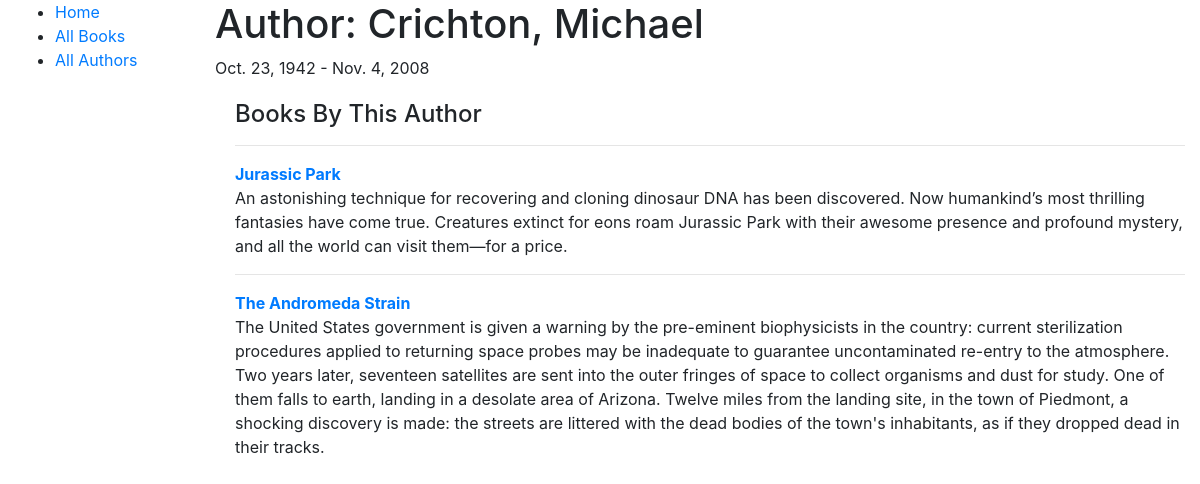
The app's page /catalog/author/1 with its own data.
### catalog/models.py (models this page shows, shortened)
class Author(models.Model):
    first_name = models.CharField(max_length = 100)
    last_name = models.CharField(max_length = 100)
    date_of_birth = models.DateField(null = True, blank = True)
    date_of_death = models.DateField('Death', null = True, blank = True)
    class Meta:
        ordering = ['last_name','first_name']

class Book(models.Model):
    title = models.CharField(max_length = 200)
    author = models.ForeignKey('Author', on_delete = models.SET_NULL, null = True)
    summary = models.TextField(max_length = 1000, help_text = 'Enter a brief description of the book')
    isbn = models.CharField('ISBN', max_length = 13, help_text = '13 Character <a href="https://www.isbn-international.org/content/what-isbn">ISBN number </a>')
    genre = models.ManyToManyField(Genre, help_text = 'Select a genre for this book')
    language = models.ForeignKey('Language', on_delete = models.SET_NULL, null = True)
    def get_absolute_url(self):
        return reverse('book-detail', args = [str(self.id)])
    def display_genre(self):
        """Create a string for the Genre. This is required to display genre in Admin."""
        return ', '.join(genre.name for genre in self.genre.all()[:3])
    display_genre.short_description = 'Genre'

### catalog/views.py (the view)
# urls.py: path('author/<int:pk>', views.AuthorDetailView.as_view(), name = 'author-detail'),
class AuthorDetailView(generic.DetailView):
    model = Author

### catalog/templates/catalog/author_detail.html (shortened to what this page needs)
{% extends "base_generic.html" %}
{% block content %}
  <h1>Author: {{author.last_name}}, {{author.first_name}}</h1>
  <p>{{author.date_of_birth}} - {% if author.date_of_death %}{{author.date_of_death}}{% endif %}</p>
  <div style = "margin-left:20px;margin-top:20px">
    <h4>Books By This Author</h4>
    {% for copy in author.book_set.all %}
      <hr><strong><a href = "{{ copy.get_absolute_url }}">{{copy.title }}</a></strong></hr>
      <p>{{copy.summary}}</p>
    {% endfor %}
  </div>
{% endblock %}

### records on screen
Author: last_name "Crichton", first_name "Michael", date_of_birth "Oct. 23, 1942", date_of_death "Nov. 4, 2008"
Book: title "Jurassic Park", summary "An astonishing technique for recovering and cloning dinosaur DNA has been discovered. Now humankind’s most thrilling fantasies have come true. Creatures extinct for eons roam Jurassic Park with their awesome presence and profound mystery, and all the world can visit them—for a price."
Book: title "The Andromeda Strain", summary "The United States government is given a warning by the pre-eminent biophysicists in the country: current sterilization procedures applied to returning space probes may be inadequate to guarantee uncontaminated re-entry to the atmosphere. Two years later, seventeen satellites are sent into the outer fringes of space to collect organisms and dust for study. One of them falls to earth, landing in a desolate area of Arizona. Twelve miles from the landing site, in the town of Piedmont, a shocking discovery is made: the streets are littered with the dead bodies of the town's inhabitants, as if they dropped dead in their tracks."
